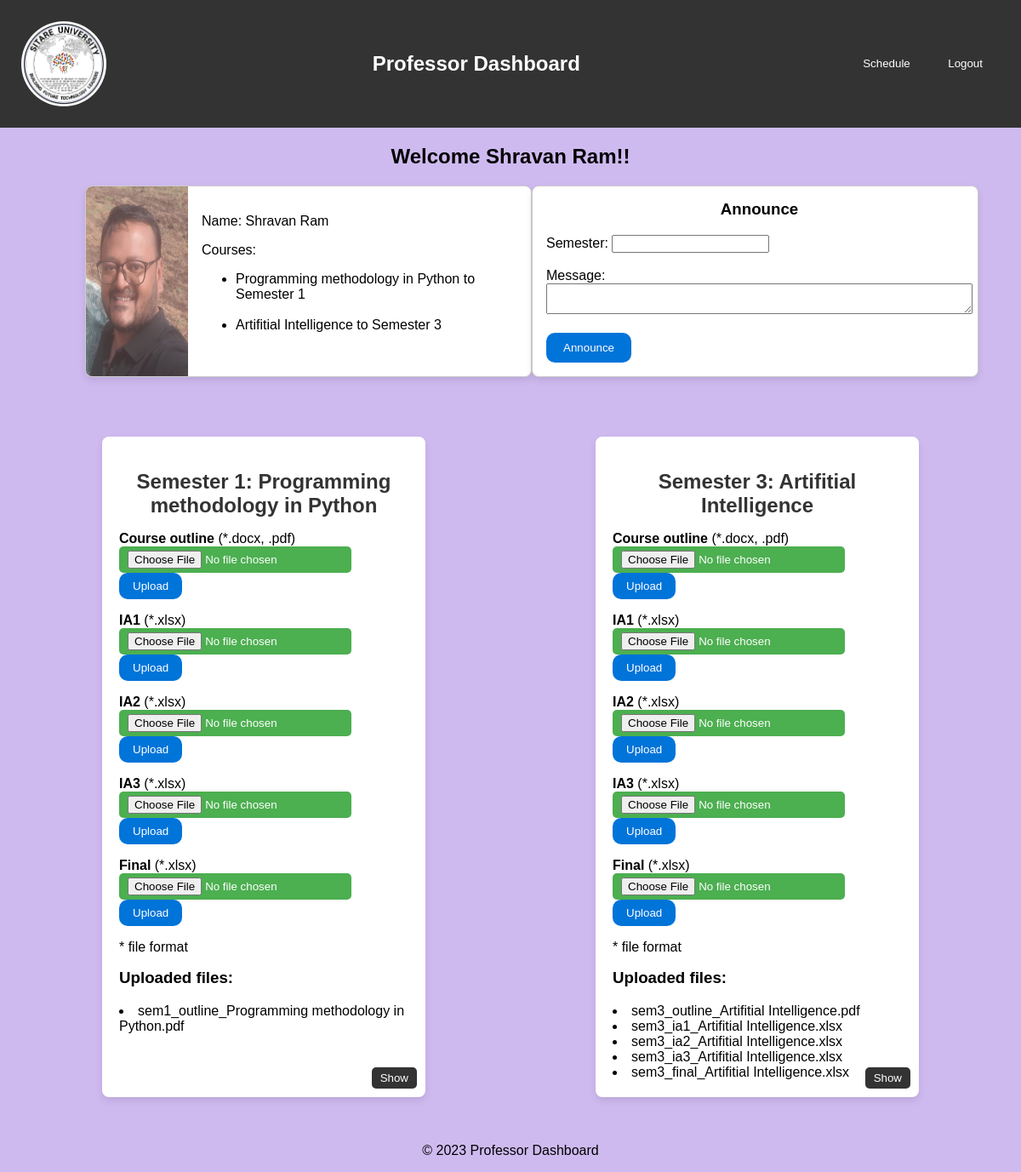
The app's page /prof_dashboard/Shravan Ram/1, older data.
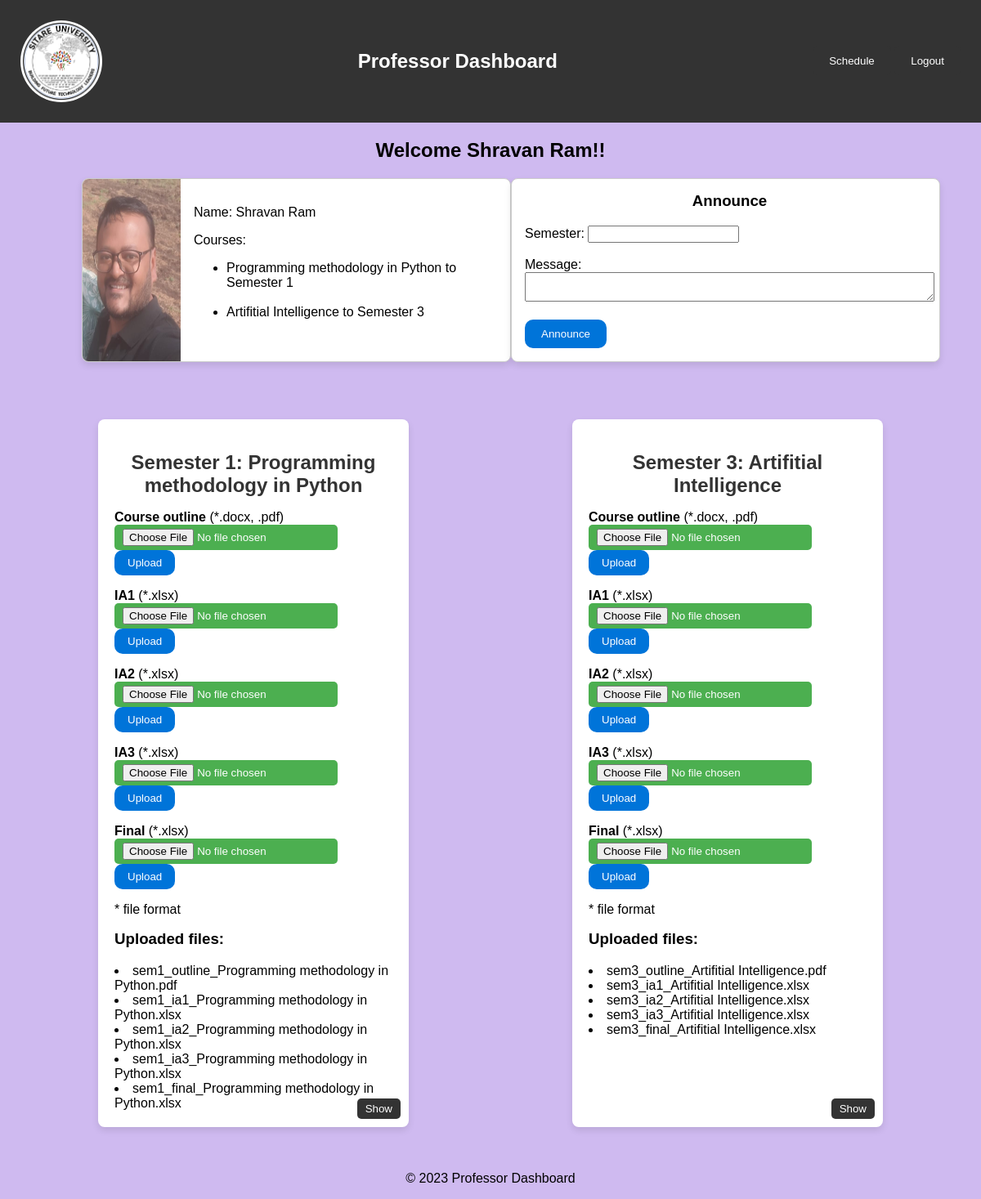
The same page, newer data.
### app.py (models this page shows, shortened)
class studentdata(db.Model, UserMixin):
    __tablename__ = 'student_data'
    s_id = db.Column(db.Integer, primary_key=True)
    s_name = db.Column(db.String(255), nullable = False)
    roll_no = db.Column(db.Integer, nullable = False,  unique=True)
    email = db.Column(db.Text(1000), nullable = False,  unique=True)
    password = db.Column(db.Text(100), nullable = False)
    semester = db.Column(db.Text(100), nullable=False)
    img = db.Column(db.String(1000), default="profile.jpeg")

class profdata(db.Model, UserMixin):
    __tablename__ = 'professor_data'
    p_id = db.Column(db.Integer, primary_key=True)
    p_name = db.Column(db.String(255), nullable = False)
    email = db.Column(db.Text(1000), nullable = False,  unique=True)
    password = db.Column(db.Text(100), nullable = False)
    img = db.Column(db.String(1000), default="profile.jpeg")

class pcourse(db.Model, UserMixin):
    __tablename__ = 'pcourse'
    id = db.Column(db.Integer, primary_key=True, autoincrement=True)
    p_id = db.Column(db.Integer, db.ForeignKey('professor_data.p_id'))
    semester = db.Column(db.Text(1000), nullable = False)
    course = db.Column(db.Text(1000), nullable = False)

class UploadedFile(db.Model):
    __tablename__ = 'uploaded_files'
    id = db.Column(db.Integer, primary_key=True, autoincrement=True)
    semester = db.Column(db.Text(1000), nullable = False)
    course = db.Column(db.Text(1000), nullable = False)
    filename = db.Column(db.String(100), nullable=False)

### app.py (the view)
@app.route("/prof_dashboard/<string:name>/<int:pid>")
def professor_dashboard(name, pid):
    course = pcourse.query.filter_by(p_id=pid).all()
    prof_obj = profdata.query.filter_by(p_id=pid).first()
    cdetail = {}
    sems = []
    for i in course:
        if i.semester not in cdetail:
            cdetail[i.semester] = [i.course]
        else:
            cdetail[i.semester].append(i.course)
        if i.semester not in sems:
            sems.append(i.semester)
    student_lst = {}
    files = {}
    for i in sems:
        student_lst[i] = studentdata.query.filter_by(semester=i).all()
        files_temp = {}
        for j in cdetail[i]:
            files_temp[j] = UploadedFile.query.filter_by(semester=i, course=j).all()
        files[i] = files_temp
    schedule = Schedule.query.filter_by(pid=pid).all()
    return render_template('prof_dashboard.html', name=name, course=cdetail, student_lst=student_lst, files=files, img=prof_obj.img, schedule=schedule)

### templates/prof_dashboard.html (shortened to what this page needs)
<!DOCTYPE html>
<html lang="en">
<head>
    <link rel="stylesheet" href="media-queries.css">
</head>
<body>
    <header>
        <img class="logo" src="/static/img/sulogo.jpeg.jpg" alt="Sitare University logo">
        <h1 class="dashboard-heading">Professor Dashboard</h1>
        <div class="head-buttons">
            <button class="top-right-button" onclick="showFlashcard()">Schedule</button>
            <button class="top-right-button" onclick="logout()">Logout</button>
        </div>
    </header>
    <section>
        <center><h2>Welcome {{name}}!!</h2></center>
        <div class="profile-card">
            <div class="flashcard">
                <img src="/static/img/{{img}}" alt="Student Photo">
                <div class="flashcard-content">
                    <p>Name: {{name}}</p>
                    Courses:
                    <ul>
                        {% for k,v in course.items() %}
                            {% for item in v %}
                            <li>{{item}} to Semester {{k}}</li><br>
                            {% endfor %}
                        {% endfor %}
                    </ul>
                </div>
            </div>
            <div class="flashcard">
                <div class="flashcard-content">
                    <center><h3>Announce</h3></center>
                    <form action="/professor/announcement" method="POST">
                        <label for="semester">Semester:</label>
                        <input type="text" id="semester" name="semester" required><br><br>
                        <label for="message">Message:</label><br>
                        <textarea id="message" name="message" rows="2" cols="60" required></textarea><br><br>
                        <input type="submit" value="Announce" class="btn-primary-announce">
                    </form>
                </div>
            </div>
        </div>
    </section>
    <div class="container">
        {% for k,v in course.items() %}
            {% for item in v %}
            <div class="card-sem">
                <h2 class="card-title">Semester {{k}}: {{item}}</h2>
                <form class="ia-details" action="/upload" method="post" enctype="multipart/form-data">
                    <p><strong>Course outline </strong> (*.docx, .pdf)<br>
                        <input type="file" id="outline" name="file" accept=".pdf, .docx" class="upload-button">
                        <input type="submit" value="Upload" class="btn-primary">
                    </p>
                </form>
                <form class="ia-details" action="/upload" method="post" enctype="multipart/form-data">
                    <p><strong>IA1 </strong> (*.xlsx)<br>
                        <input type="file" id="ia1" name="file" accept=".xlsx" class="upload-button">
                        <input type="submit" value="Upload" class="btn-primary">
                    </p>
                </form>
                <form class="ia-details" action="/upload" method="post" enctype="multipart/form-data">
                    <p><strong>IA2 </strong> (*.xlsx)<br>
                        <input type="file" id="ia2" name="file" accept=".xlsx" class="upload-button">
                        <input type="submit" value="Upload" class="btn-primary">
                    </p>
                </form>
                <form class="ia-details" action="/upload" method="post" enctype="multipart/form-data">
                    <p><strong>IA3 </strong> (*.xlsx)<br>
                        <input type="file" id="ia3" name="file" accept=".xlsx" class="upload-button">
                        <input type="submit" value="Upload" class="btn-primary">
                    </p>
                </form>
                <form class="ia-details" action="/upload" method="post" enctype="multipart/form-data">
                    <p><strong>Final </strong> (*.xlsx)<br>
                        <input type="file" id="final" name="file" accept=".xlsx" class="upload-button">
                        <input type="submit" value="Upload" class="btn-primary">
                    </p>
                </form>
                <p>* file format</p>
                <h3>Uploaded files:</h3>
                {% for sem, files in files[k].items() %}
                    {% for file in files %}
                        <li>{{file.filename}}</li>
                    {% endfor %}
                {% endfor %}
            <button class="show-button" onclick="toggleStudentList(this)">Show</button>
        </div>
        {% endfor %}
    {% endfor %}
    </div>
    <br>
    <footer class="footer">
        <center>
            <p>&copy; 2023 Professor Dashboard</p>
        </center>
    </footer>
</body>
</html>

### templates/prof_dashboard.html (style rules this page uses)
body { font-family: Arial, sans-serif; margin: 0; padding: 0; background-color: #cfbaf0; }
h3 { margin-top: 0px; }
header { background-color: #333; color: white; padding: 25px; display: flex; justify-content: space-between; align-items: center; }
header img { max-height: 100px; }
.dashboard-heading { font-size: 1.5em; }
.container { padding: 20px; display: flex; justify-content: space-between; }
.card-sem { background-color: white; border-radius: 8px; padding: 20px; box-shadow: 0 4px 8px rgba(0, 0, 0, 0.1); flex-basis: 48%; margin-left: 100px; margin-right: 100px; margin-top: 50px; transition: box-shadow 0.3s ease-in-out; position: relative; }
.card-sem h2 { color: #333; }
.show-button { position: absolute; bottom: 10px; right: 10px; background-color: #333; color: white; border: none; padding: 5px 10px; cursor: pointer; border-radius: 5px; }
.top-right-button { top: 10px; right: 10px; background-color: #333; color: white; border: none; padding: 10px 20px; cursor: pointer; border-radius: 5px; }
.ia-details { margin-top: 15px; }
.upload-button { background-color: #4CAF50; color: white; border: none; padding: 5px 10px; cursor: pointer; border-radius: 5px; }
.btn-primary { background-color: #0074d9; color: white; border: none; border-radius: 10px; padding: 8px 16px; cursor: pointer; transition: background-color 0.1s; }
.btn-primary-announce { background-color: #0074d9; color: white; border: none; border-radius: 10px; padding: 10px 20px; cursor: pointer; transition: background-color 0.1s; }
.profile-card { padding-left: 100px; padding-right: 50px; display: flex; justify-content: space-between; }
.flashcard { display: flex; border: 1px solid #ccc; border-radius: 8px; box-shadow: 0 4px 8px rgba(0, 0, 0, 0.1); overflow: hidden; width: 80vw; max-width: 600px; background-color: white; }
.flashcard img { width: 120px; height: auto; }
.flashcard-content { padding: 16px; flex: 1; }
.card-title { text-align: center; font-size: 1.5rem; font-weight: bold; margin-bottom: 8px; }
.logo { border-radius: 50%; }
button { background-color: #6d6875; color: white; padding: 3px 8px; border: none; border-radius: 5px; cursor: pointer; }
.head-buttons { justify-content: flex-end; }

Row changes from the older to the newer data that the page shows:
added UploadedFile: filename "sem1_ia1_Programming methodology in Python.xlsx", shown under pcourse "Programming methodology in Python"
added UploadedFile: filename "sem1_ia2_Programming methodology in Python.xlsx", shown under pcourse "Programming methodology in Python"
added UploadedFile: filename "sem1_ia3_Programming methodology in Python.xlsx", shown under pcourse "Programming methodology in Python"
added UploadedFile: filename "sem1_final_Programming methodology in Python.xlsx", shown under pcourse "Programming methodology in Python"
